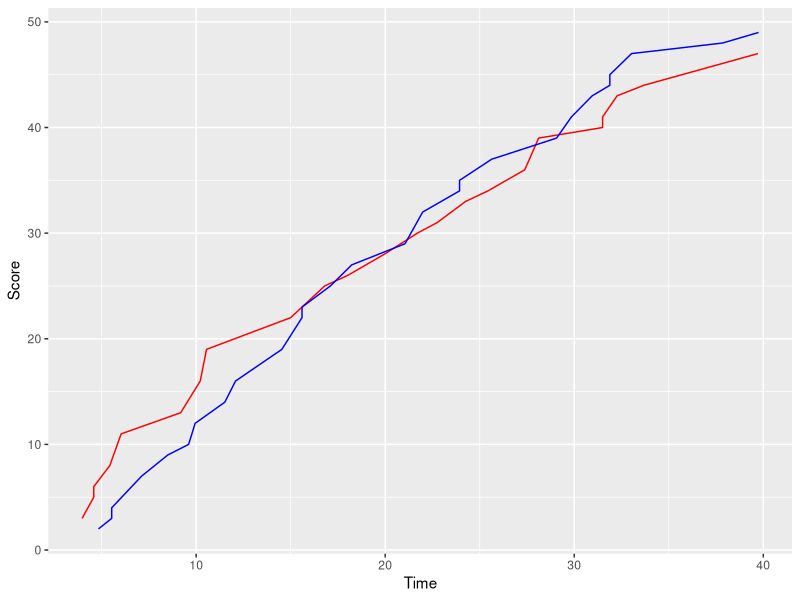

R code for this plot: (Note: this script raises an error after producing the figure.)
#Question 1

library(ggplot2)
#reading the data set in and calling it scores
scores <- read.table("UWvMSU_1-22-13.txt", header = TRUE, sep = "\t")

#creating subsets of the full dataset for each team
UW <- subset(scores, team == "UW")
MSU <- subset(scores, team == "MSU")

#making a data frame for each team then using the cumsum function to get the cumulative scores for each time -> found the cumsum function on RDocumentation.org
UW_cumulative <- data.frame(
  Time = c(UW$time),
  Scores = cumsum(UW$score)
)
MSU_cumulative <- data.frame(
  Time = c(MSU$time),
  Scores = cumsum(MSU$score)
)

#creating one plot and plotting each data frame, assigning colors to each line, then labeling the axis
p = ggplot() +
  geom_line(data = UW_cumulative, aes(x = Time, y = Scores), color = "red") +
  geom_line(data = MSU_cumulative, aes(x = Time, y = Scores), color = "blue") +
  xlab('Time') +
  ylab('Score')

#code to print the plot with both graphs
print(p)


#Question 2

#creating the function called guess_my_number
guess_my_number <- function() {
  #using the sample function to generate a random number 1-100
  number <- sample(1:100, 1)
  #creating a variable that is initially set equal to zero
  guesses <- 0
  #code to print the prompt
  print("I'm thinking of a number 1-100...")
  #using a while loop to iterate through the code for when the variable guesses is less than 10
  while (guesses < 10) {
    #user input prompt
    user_input <- as.integer(readline(prompt = "Guess: "))
    #adding one to guesses after each user inputted guess
    guesses <- guesses + 1
    #using if/elif/else statements to give feedback to the user depending on if their guess is higher/lower/equal to the computer's randomly generated number
    if (user_input < number) {
      print("Higher")
    } else if (user_input > number) {
      print("Lower")
    } else {
      print("Correct!")
      break
    }
    }
  }

#function call
guess_my_number()


    
    
   
    
   
